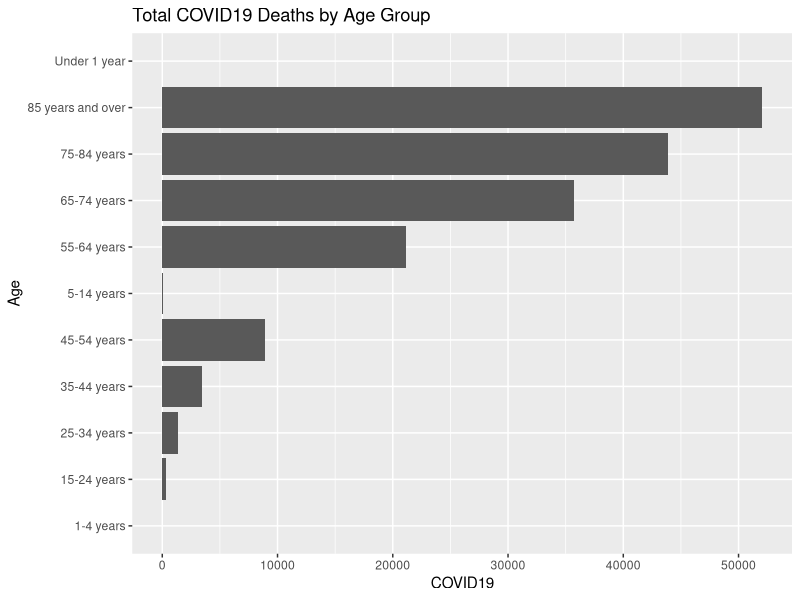
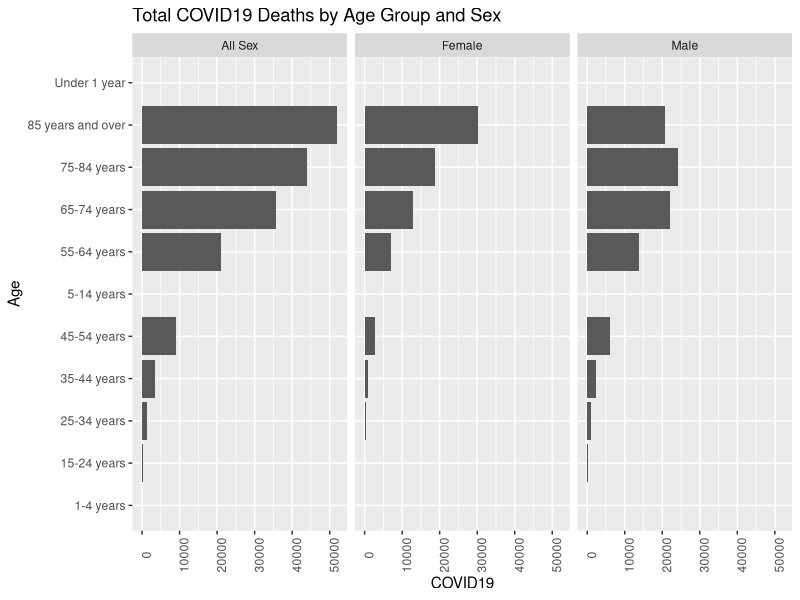
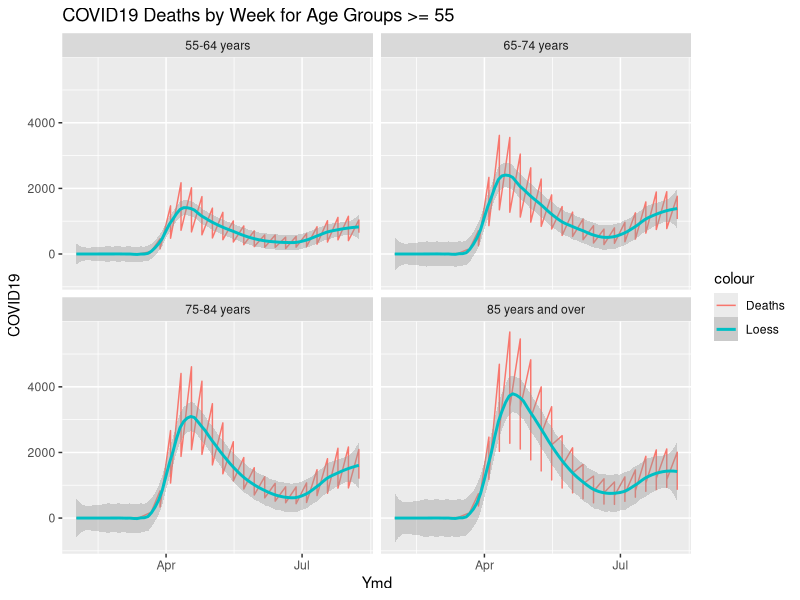

Write the R code that produced these figures, in order.
## ---- chunk 1
knitr::opts_chunk$set(echo = TRUE)
library(ggplot2)
library(scales)
## ---- chunk 2
WeeklyAge <- read.csv("./DATA/week_age_sex.csv")
colnames(WeeklyAge) <-c("State","Date","Sex","Age","Deaths","COVID19")
WeeklyAge$Ymd <- substr(WeeklyAge$Date,1,10)
WeeklyAge$Ymd <- as.Date(WeeklyAge$Ymd)
summary(WeeklyAge)
## ---- chunk 3
all_age <- subset(WeeklyAge,Age !="All Ages" & Sex=="All Sex")

## ---- chunk 4
ggplot(all_age) + geom_col(aes(x=Age,y=COVID19)) + coord_flip() +
  labs(title="Total COVID19 Deaths by Age Group")
## ---- chunk 5
all_sex <- subset(WeeklyAge,Age !="All Ages")
ggplot(all_sex) + geom_col(aes(x=Age,y=COVID19)) + coord_flip() +
  labs(title="Total COVID19 Deaths by Age Group and Sex") +
  facet_wrap(~Sex) + theme(axis.text.x = element_text(angle = 90))
  
## ---- chunk 6
not_all_ages <- subset(all_sex, Age %in% c("55-64 years","65-74 years","75-84 years","85 years and over"))
ggplot(not_all_ages) + geom_line(aes(x=Ymd,y=COVID19,col="Deaths")) + facet_wrap(~Age) +
  labs(title="COVID19 Deaths by Week for Age Groups >= 55") +
  geom_smooth(aes(x=Ymd,y=COVID19,col="Loess"),span=0.25)
  
